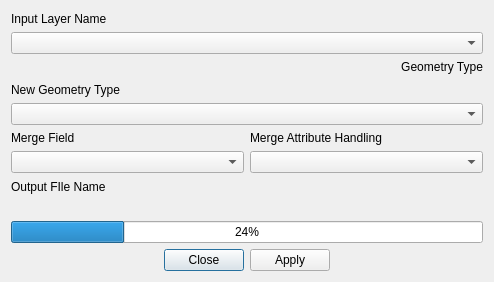
<?xml version="1.0" encoding="UTF-8"?>
<ui version="4.0">
 <class>mmqgis_geometry_convert_form</class>
 <widget class="QDialog" name="mmqgis_geometry_convert_form">
  <property name="geometry">
   <rect>
    <x>0</x>
    <y>0</y>
    <width>494</width>
    <height>282</height>
   </rect>
  </property>
  <property name="windowTitle">
   <string>Geometry Convert</string>
  </property>
  <layout class="QVBoxLayout" name="verticalLayout">
   <item>
    <widget class="QLabel" name="label">
     <property name="text">
      <string>Input Layer Name</string>
     </property>
     <property name="alignment">
      <set>Qt::AlignBottom|Qt::AlignLeading|Qt::AlignLeft</set>
     </property>
    </widget>
   </item>
   <item>
    <widget class="QComboBox" name="input_layer_name"/>
   </item>
   <item>
    <widget class="QLabel" name="old_geometry">
     <property name="text">
      <string>Geometry Type</string>
     </property>
     <property name="alignment">
      <set>Qt::AlignRight|Qt::AlignTop|Qt::AlignTrailing</set>
     </property>
    </widget>
   </item>
   <item>
    <widget class="QLabel" name="label_3">
     <property name="text">
      <string>New Geometry Type</string>
     </property>
     <property name="alignment">
      <set>Qt::AlignBottom|Qt::AlignLeading|Qt::AlignLeft</set>
     </property>
    </widget>
   </item>
   <item>
    <widget class="QComboBox" name="new_geometry"/>
   </item>
   <item>
    <layout class="QGridLayout" name="gridLayout">
     <item row="0" column="1">
      <widget class="QLabel" name="label_5">
       <property name="text">
        <string>Merge Attribute Handling</string>
       </property>
      </widget>
     </item>
     <item row="0" column="0">
      <widget class="QLabel" name="label_4">
       <property name="text">
        <string>Merge Field</string>
       </property>
      </widget>
     </item>
     <item row="1" column="0">
      <widget class="QComboBox" name="merge_field"/>
     </item>
     <item row="1" column="1">
      <widget class="QComboBox" name="attribute_handling"/>
     </item>
    </layout>
   </item>
   <item>
    <widget class="QLabel" name="label_6">
     <property name="text">
      <string>Output FIle Name</string>
     </property>
     <property name="alignment">
      <set>Qt::AlignBottom|Qt::AlignLeading|Qt::AlignLeft</set>
     </property>
    </widget>
   </item>
   <item>
    <widget class="QgsFileWidget" name="output_file_name"/>
   </item>
   <item>
    <widget class="QProgressBar" name="status">
     <property name="value">
      <number>24</number>
     </property>
    </widget>
   </item>
   <item>
    <widget class="QDialogButtonBox" name="buttonBox">
     <property name="orientation">
      <enum>Qt::Horizontal</enum>
     </property>
     <property name="standardButtons">
      <set>QDialogButtonBox::Apply|QDialogButtonBox::Close</set>
     </property>
     <property name="centerButtons">
      <bool>true</bool>
     </property>
    </widget>
   </item>
  </layout>
 </widget>
 <customwidgets>
  <customwidget>
   <class>QgsFileWidget</class>
   <extends>QWidget</extends>
   <header>qgsfilewidget.h</header>
  </customwidget>
 </customwidgets>
 <resources/>
 <connections>
  <connection>
   <sender>buttonBox</sender>
   <signal>accepted()</signal>
   <receiver>mmqgis_geometry_convert_form</receiver>
   <slot>accept()</slot>
   <hints>
    <hint type="sourcelabel">
     <x>248</x>
     <y>254</y>
    </hint>
    <hint type="destinationlabel">
     <x>157</x>
     <y>274</y>
    </hint>
   </hints>
  </connection>
  <connection>
   <sender>buttonBox</sender>
   <signal>rejected()</signal>
   <receiver>mmqgis_geometry_convert_form</receiver>
   <slot>reject()</slot>
   <hints>
    <hint type="sourcelabel">
     <x>316</x>
     <y>260</y>
    </hint>
    <hint type="destinationlabel">
     <x>286</x>
     <y>274</y>
    </hint>
   </hints>
  </connection>
 </connections>
</ui>
